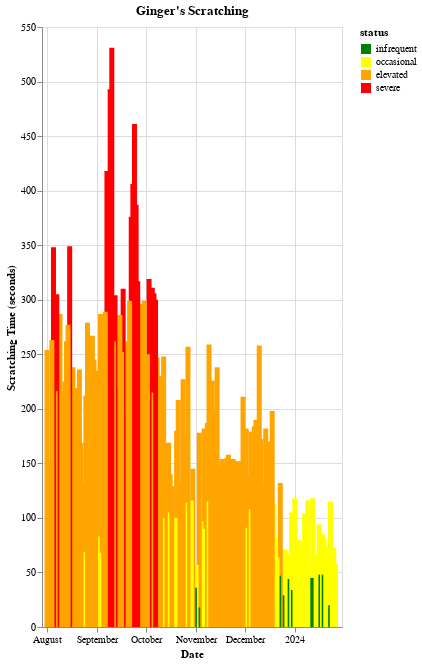

The notebook cell this image was saved under:
### Markdown cell above
# Graph

Whistle has four categories of scratching, color coded as green/yellow/orange/red in the app. That's a useful breakdown, so use the same scheme here.

Aside from the custom color scale and some friendly titles, this is right out of the Altair [getting started](https://altair-viz.github.io/getting_started/overview.html) material.

### Code cell
import altair as alt

scale = alt.Scale(
    domain=['infrequent', 'occasional', 'elevated', 'severe'],
    range=['green', 'yellow', 'orange', 'red']
)

alt.Chart(df, title="Ginger's Scratching").mark_bar().encode(
    x=alt.X('start_date', type='temporal').title('Date'),
    y=alt.Y('score', type='quantitative').title('Scratching Time (seconds)'),
    color=alt.Color('status', type='nominal', scale=scale)
).properties(
    width='container',
    height=600,
)

### Figure 1 — Vega-Lite specification as saved in the notebook (floating-point values rounded to 4 significant figures; data arrays with more than 128 entries replaced by an {"elided": "..."} marker saying what was removed)
{"config": {"view": {"continuousWidth": 300, "continuousHeight": 300}}, "data": {"name": "data-51ac016676fee97dfab2ec32b0c35ac9"}, "mark": {"type": "bar"}, "encoding": {"color": {"field": "status", "scale": {"domain": ["infrequent", "occasional", "elevated", "severe"], "range": ["green", "yellow", "orange", "red"]}, "type": "nominal"}, "x": {"field": "start_date", "title": "Date", "type": "temporal"}, "y": {"field": "score", "title": "Scratching Time (seconds)", "type": "quantitative"}}, "height": 600, "title": "Ginger's Scratching", "width": "container", "$schema": "https://vega.github.io/schema/vega-lite/v5.16.3.json", "datasets": {"data-51ac016676fee97dfab2ec32b0c35ac9": {"elided": "180 records"}}}
